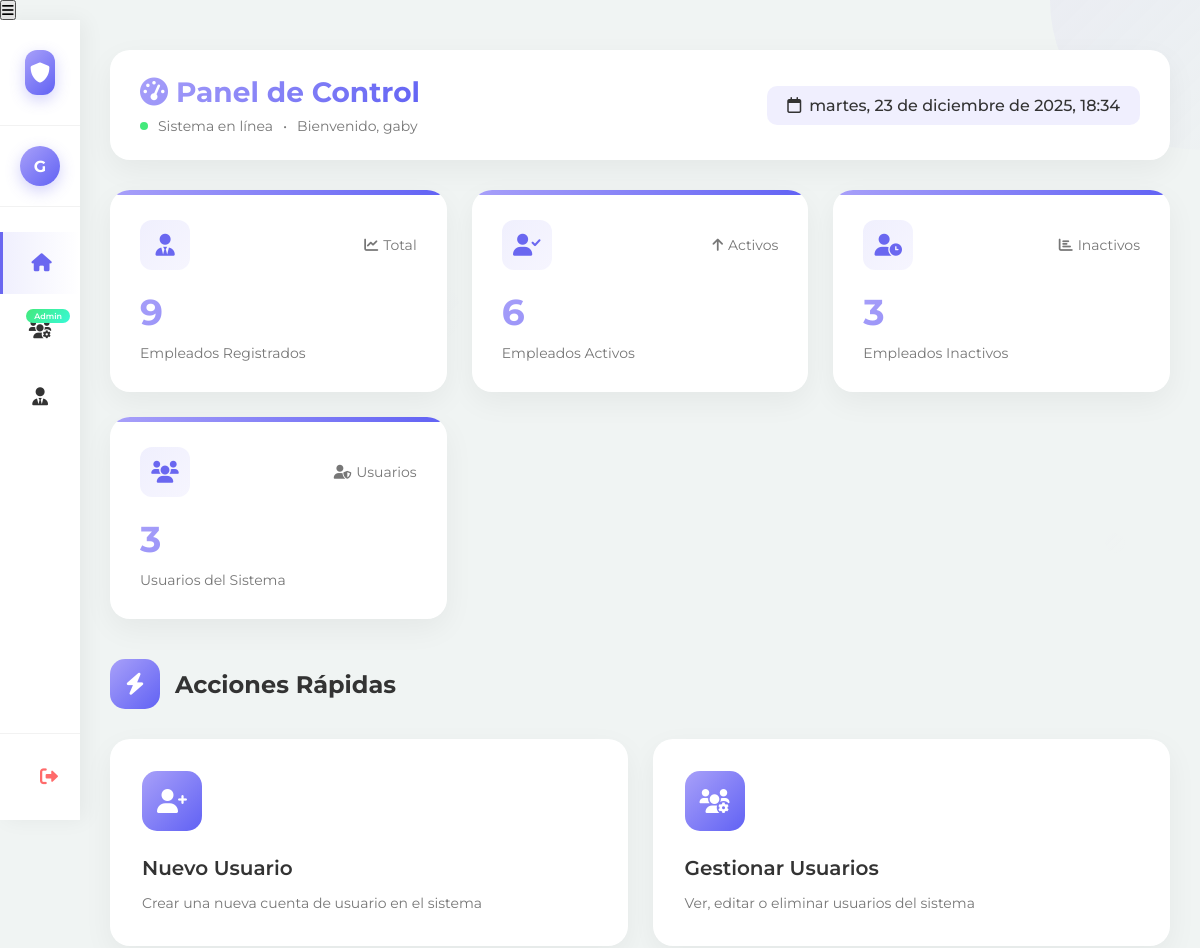
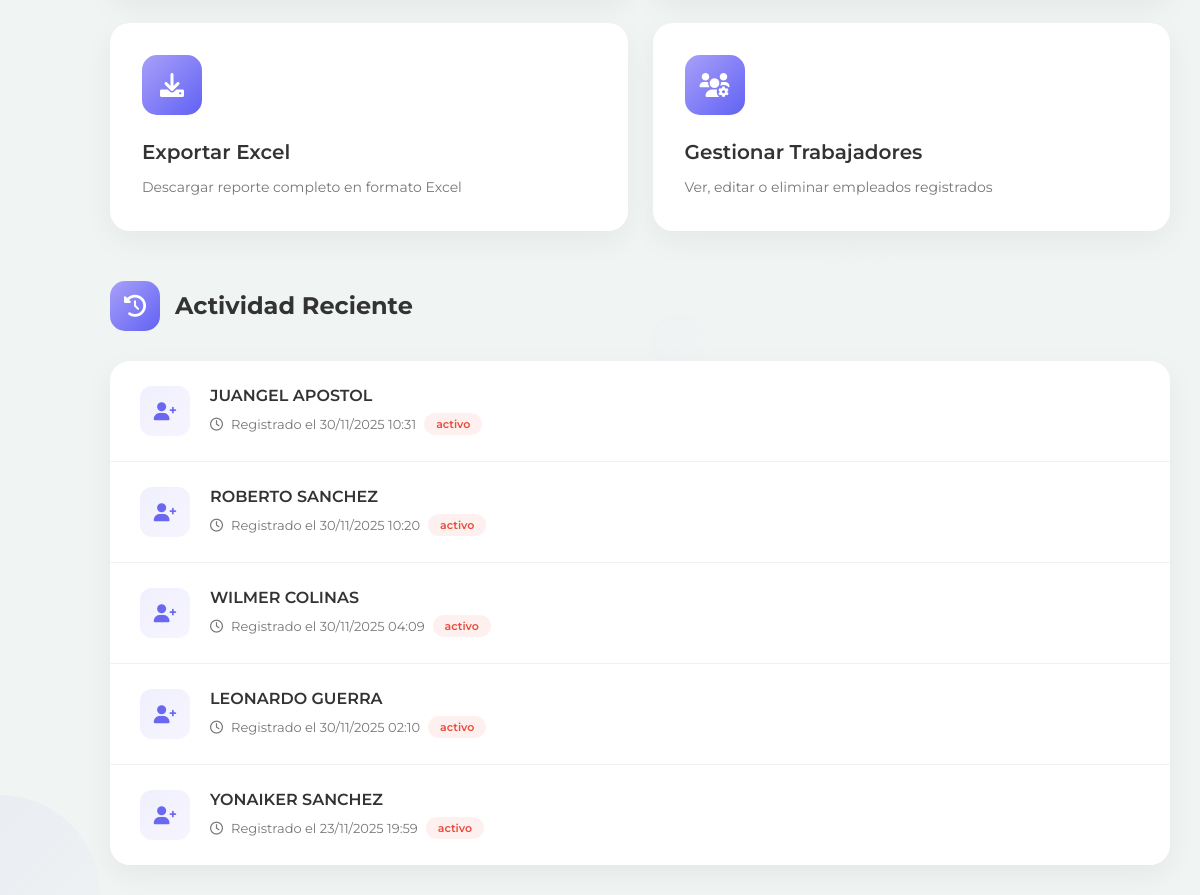
/admin/index.php (signed in), run on the app's committed database (2 pictures, top to bottom).
### tables this page shows
CREATE TABLE `empleados` (
  `id` int(11) NOT NULL,
  `nacionalidad` varchar(50) NOT NULL,
  `ci` varchar(20) NOT NULL,
  `primer_nombre` varchar(50) NOT NULL,
  `segundo_nombre` varchar(50) DEFAULT NULL,
  `primer_apellido` varchar(50) NOT NULL,
  `segundo_apellido` varchar(50) DEFAULT NULL,
  `fecha_nacimiento` date NOT NULL,
  `sexo` enum('masculino','femenino') NOT NULL,
  `estado_civil` enum('soltero(a)','casado(a)','divorciado(a)','viudo(a)') NOT NULL,
  `direccion_ubicacion` varchar(255) NOT NULL,
  `telefono` varchar(20) NOT NULL,
  `correo` varchar(100) NOT NULL,
  `cuenta_bancaria` varchar(50) NOT NULL,
  `tipo_trabajador` enum('ctd','cti','lnr') NOT NULL,
  `grado_instruccion` enum('primaria','bachiller','tecnico_profesional','licenciado','ingeniero','especialista','maestria','doctorado') NOT NULL,
  `cargo` varchar(100) NOT NULL,
  `sede` enum('admin','cafo','cate','csai','csb') NOT NULL,
  `dependencia` enum('admin','cafo','cate','csai','csb') NOT NULL,
  `fecha_ingreso` date NOT NULL,
  `cod_siantel` varchar(50) NOT NULL,
  `ubicacion_estante` varchar(50) DEFAULT NULL,
  `estatus` enum('activo','inactivo') NOT NULL,
  `fecha_egreso` date DEFAULT NULL,
  `motivo_retiro` text DEFAULT NULL,
  `ubicacion_estante_retiro` varchar(50) DEFAULT NULL,
  `tipo_sangre` enum('a+','a-','b+','b-','ab+','ab-','o+','o-') NOT NULL,
  `lateralidad` enum('diestro(a)','zurdo(a)') NOT NULL,
  `peso_trabajador` decimal(5,2) DEFAULT NULL,
  `altura_trabajador` decimal(5,2) DEFAULT NULL,
  `calzado_trabajador` varchar(10) DEFAULT NULL,
  `camisa_trabajador` varchar(10) DEFAULT NULL,
  `pantalon_trabajador` varchar(10) DEFAULT NULL,
  `foto` varchar(255) DEFAULT NULL,
  `fecha_registro` timestamp NOT NULL DEFAULT current_timestamp(),
  `estado_id` int(11) DEFAULT 1,
  `municipio_id` int(11) DEFAULT NULL,
  `parroquia_id` int(11) DEFAULT NULL
);

### admin/index.php (the view, shortened to what this page needs)
<?php
require_once 'includes/database.php';
$sql_empleados = "SELECT COUNT(*) as total FROM empleados";
$result_empleados = $conn->query($sql_empleados);
$total_empleados = $result_empleados->fetch_assoc()['total'];
$sql_activos = "SELECT COUNT(*) as activos FROM empleados WHERE estatus = 'ACTIVO'";
$result_activos = $conn->query($sql_activos);
$empleados_activos = $result_activos->fetch_assoc()['activos'];
$empleados_inactivos = $total_empleados - $empleados_activos;
$sql_usuarios = "SELECT COUNT(*) as total FROM usuarios";
$result_usuarios = $conn->query($sql_usuarios);
$total_usuarios = $result_usuarios->fetch_assoc()['total'];
$sql_recientes = "SELECT primer_nombre, primer_apellido, fecha_registro, estatus
                 FROM empleados ORDER BY fecha_registro DESC LIMIT 5";
$result_recientes = $conn->query($sql_recientes);
$ruta_excel = '../../php/excel.php';
?>
<!DOCTYPE html>
<html lang="es">
<head>
    <link rel="stylesheet" href="https://cdnjs.cloudflare.com/ajax/libs/font-awesome/6.0.0/css/all.min.css">
</head>
<body>
    <div class="floating-shapes">
        <div class="shape shape-2"></div>
    </div>
    <button class="menu-toggle" id="menuToggle">
        <i class="fas fa-bars"></i>
    </button>
    <aside class="sidebar" id="sidebar">
        <div class="sidebar-header">
            <div class="logo">
                <div class="logo-icon">
                    <i class="fas fa-shield-alt"></i>
                </div>
            </div>
        </div>
        <div class="user-profile">
            <div class="user-avatar">
                <?php
                    $inicial = strtoupper(substr($_SESSION['username'], 0, 1));
                    echo $inicial;
                ?>
            </div>
        </div>
        <nav class="nav-menu">
            <a href="index.php" class="nav-item active">
                <div class="nav-icon"><i class="fas fa-home"></i></div>
            </a>
            <a href="usuarios/listar.php" class="nav-item">
                <div class="nav-icon"><i class="fas fa-users-cog"></i></div>
                <span class="nav-badge">Admin</span>
            </a>
            <a href="trabajadores/index.php" class="nav-item">
                 <div class="nav-icon"><i class="fas fa-user-tie"></i></div>
            </a>
        </nav>
        <div class="logout-section">
            <a href="logout.php" class="logout-btn">
                <div class="nav-icon"><i class="fas fa-sign-out-alt"></i></div>
            </a>
        </div>
    </aside>
    <main class="main-content">
        <header class="top-header fade-in">
            <div class="header-title">
                <h1>
                    <i class="fas fa-tachometer-alt"></i>
                    Panel de Control
                </h1>
                <div class="header-subtitle">
                    <span class="status-dot status-online"></span>
                    <span>Sistema en línea</span>
                    <span>•</span>
                    <span>Bienvenido, <?php echo htmlspecialchars($_SESSION['username']); ?></span>
                </div>
            </div>
            <div class="header-actions">
                <div class="date-display">
                </div>
            </div>
        </header>
        <section class="stats-grid fade-in">
            <div class="stat-card">
                <div class="stat-header">
                    <div class="stat-icon">
                        <i class="fas fa-user-tie"></i>
                    </div>
                    <div class="stat-trend">
                        <i class="fas fa-chart-line"></i>
                        <span>Total</span>
                    </div>
                </div>
                <div class="stat-content">
                    <h3><?php echo $total_empleados; ?></h3>
                    <p>Empleados Registrados</p>
                </div>
            </div>
            <div class="stat-card">
                <div class="stat-header">
                    <div class="stat-icon">
                        <i class="fas fa-user-check"></i>
                    </div>
                    <div class="stat-trend">
                        <i class="fas fa-arrow-up"></i>
                        <span>Activos</span>
                    </div>
                </div>
                <div class="stat-content">
                    <h3><?php echo $empleados_activos; ?></h3>
                    <p>Empleados Activos</p>
                </div>
            </div>
            <div class="stat-card">
                <div class="stat-header">
                    <div class="stat-icon">
                        <i class="fas fa-user-clock"></i>
                    </div>
                    <div class="stat-trend">
                        <i class="fas fa-chart-bar"></i>
                        <span>Inactivos</span>
                    </div>
                </div>
                <div class="stat-content">
                    <h3><?php echo $empleados_inactivos; ?></h3>
                    <p>Empleados Inactivos</p>
                </div>
            </div>
            <div class="stat-card">
                <div class="stat-header">
                    <div class="stat-icon">
                        <i class="fas fa-users"></i>
                    </div>
                    <div class="stat-trend">
                        <i class="fas fa-user-shield"></i>
                        <span>Usuarios</span>
                    </div>
                </div>
                <div class="stat-content">
                    <h3><?php echo $total_usuarios; ?></h3>
                    <p>Usuarios del Sistema</p>
                </div>
            </div>
        </section>
        <section class="quick-actions-section fade-in">
            <div class="section-header">
                <div class="section-title">
                    <div class="section-icon">
                        <i class="fas fa-bolt"></i>
                    </div>
                    <h2>Acciones Rápidas</h2>
                </div>
            </div>
            <div class="actions-grid">
                <a href="usuarios/registrar.php" class="action-card">
                    <div class="action-icon">
                        <i class="fas fa-user-plus"></i>
                    </div>
                    <div class="action-content">
                        <h3>Nuevo Usuario</h3>
                        <p>Crear una nueva cuenta de usuario en el sistema</p>
                    </div>
                </a>
                <a href="usuarios/listar.php" class="action-card">
                    <div class="action-icon">
                        <i class="fas fa-users-cog"></i>
                    </div>
                    <div class="action-content">
                        <h3>Gestionar Usuarios</h3>
                        <p>Ver, editar o eliminar usuarios del sistema</p>
                    </div>
                </a>
                <a href="<?php echo $ruta_excel; ?>" class="action-card" target="_blank">
                    <div class="action-icon">
                        <i class="fas fa-download"></i>
                    </div>
                    <div class="action-content">
                        <h3>Exportar Excel</h3>
                        <p>Descargar reporte completo en formato Excel</p>
                    </div>
                </a>
                <a href="trabajadores/index.php" class="action-card">
                    <div class="action-icon">
                        <i class="fas fa-users-cog"></i>
                     </div>
                     <div class="action-content">
                        <h3>Gestionar Trabajadores</h3>
                        <p>Ver, editar o eliminar empleados registrados</p>
                    </div>
                </a>
            </div>
        </section>
        <section class="recent-activity-section fade-in">
            <div class="section-header">
                <div class="section-title">
                    <div class="section-icon">
                        <i class="fas fa-history"></i>
                    </div>
                    <h2>Actividad Reciente</h2>
                </div>
            </div>
            <ul class="activity-list">
                <?php if ($result_recientes && $result_recientes->num_rows > 0): ?>
                    <?php while($row = $result_recientes->fetch_assoc()): ?>
                    <li class="activity-item">
                        <div class="activity-icon">
                            <i class="fas fa-user-plus"></i>
                        </div>
                        <div class="activity-content">
                            <div class="activity-title">
                                <?php echo htmlspecialchars($row['primer_nombre'] . ' ' . $row['primer_apellido']); ?>
                            </div>
                            <div class="activity-time">
                                <i class="far fa-clock"></i>
                                Registrado el <?php echo date('d/m/Y H:i', strtotime($row['fecha_registro'])); ?>
                                <span class="activity-status <?php echo $row['estatus'] == 'ACTIVO' ? 'status-active' : 'status-inactive'; ?>">
                                    <?php echo $row['estatus']; ?>
                                </span>
                            </div>
                        </div>
                    </li>
                    <?php endwhile; ?>
                <?php endif; ?>
            </ul>
        </section>
    </main>
</body>
</html>

### data on the page
empleados: primer_nombre+primer_apellido "JUANGEL APOSTOL", fecha_registro "30/11/2025 10:31", estatus "activo"
empleados: primer_nombre+primer_apellido "ROBERTO SANCHEZ", fecha_registro "30/11/2025 10:20", estatus "activo"
empleados: primer_nombre+primer_apellido "WILMER COLINAS", fecha_registro "30/11/2025 04:09", estatus "activo"
empleados: primer_nombre+primer_apellido "LEONARDO GUERRA", fecha_registro "30/11/2025 02:10", estatus "activo"
empleados: primer_nombre+primer_apellido "YONAIKER SANCHEZ", fecha_registro "23/11/2025 19:59", estatus "activo"

### other printed values
$inicial "G"
$_SESSION['username'] "gaby"
$total_empleados "9"
$empleados_activos "6"
$empleados_inactivos "3"
$total_usuarios "3"
